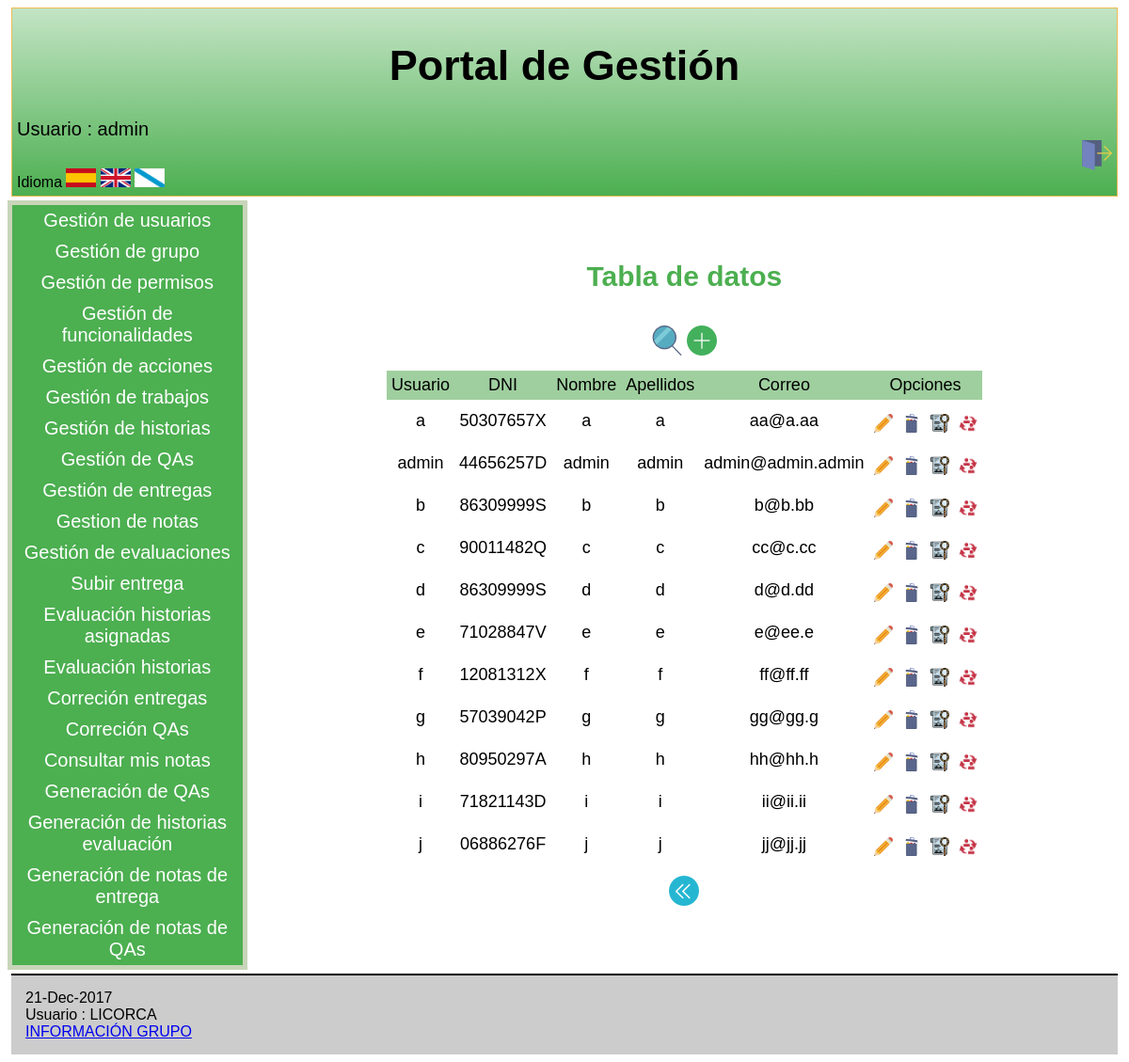
/Controllers/USUARIO_CONTROLLER.php (signed in), run on the app's committed database.
### tables this page shows
CREATE TABLE `USUARIO` (
  `login` varchar(9) NOT NULL,
  `password` varchar(128) NOT NULL,
  `DNI` varchar(9) NOT NULL,
  `Nombre` varchar(30) NOT NULL,
  `Apellidos` varchar(50) NOT NULL,
  `Correo` varchar(40) NOT NULL,
  `Direccion` varchar(60) NOT NULL,
  `Telefono` varchar(11) NOT NULL
  );

### Controllers/USUARIO_CONTROLLER.php (called while the page is built, shortened)
<?php
include '../Models/USUARIO_MODEL.php';
include '../Views/USUARIO/USUARIO_SHOWALL_View.php';
switch ( $_REQUEST[ 'action' ] ) {
	default:
		$USER = new USU_GRUPO(  $_SESSION[ 'login' ],'');
		$ADMIN = $USER->comprobarAdmin();
			if($ADMIN == true){
				if ( !$_POST ) {
			$USUARIO = new USUARIO_MODEL( '', '', '', '', '', '', '', '');
		} else {
			$USUARIO = get_data_form();
		}
		$datos = $USUARIO->SEARCH();
		$lista = array( 'login','DNI','Nombre','Apellidos','Correo');
		$PERMISO = $USER->comprobarPermisos();
		new USUARIO_SHOWALL( $lista, $datos, $PERMISO,true);
			}
}
?>

### Models/USUARIO_MODEL.php (called while the page is built, shortened)
<?php
class USUARIO_MODEL{
	var $login;
    var $password;
	var $DNI;
	var $Nombre;
	var $Apellidos;
    var $Correo;
    var $Direccion;
	var $Telefono;
	var $mysqli;
	function __construct($login,$password,$DNI,$Nombre,$Apellidos,$Correo,$Direccion,$Telefono) {
		$this->login = $login;
        $this->password=$password;
		$this->DNI = $DNI;
		$this->Nombre = $Nombre;
		$this->Apellidos = $Apellidos;
        $this->Correo = $Correo;
        $this->Direccion=$Direccion;
		$this->Telefono = $Telefono;
		include_once '../Functions/BdAdmin.php';
		$this->mysqli = ConectarBD();
	}
	function SEARCH() {
		$sql = "select  login,
                    password,
					DNI,
					Nombre,
					Apellidos,
                    Correo,
                    Direccion,
					Telefono
       			from USUARIO
    			where
    				(
					(BINARY login LIKE '%$this->login%') &&
                    (BINARY password LIKE '%$this->password%') &&
    				(BINARY DNI LIKE '%$this->DNI%') &&
					(BINARY Nombre LIKE '%$this->Nombre%') &&
	 				(BINARY Apellidos LIKE '%$this->Apellidos%') &&
                    (BINARY Correo LIKE '%$this->Correo%') &&
                    (BINARY Direccion LIKE '%$this->Direccion%') &&
	 				(BINARY Telefono LIKE '%$this->Telefono%')
    				)";
		if ( !( $resultado = $this->mysqli->query( $sql ) ) ) {
			return 'Error en la consulta sobre la base de datos';
		} else {
			return $resultado;
		}
	}
}
?>

### Functions/BdAdmin.php (called while the page is built, shortened)
<?php
function ConectarBD()
	{
	    $mysqli = new mysqli("localhost", "userET3", "passET3", "IUET32017");
		return $mysqli;
	}
?>

### Views/USUARIO/USUARIO_SHOWALL_View.php (the view, shortened to what this page needs)
<?php
class USUARIO_SHOWALL {
	function __construct( $lista, $datos, $PERMISO, $admin) {
		$this->lista = $lista;
		$this->datos = $datos;
		$this->PERMISO = $PERMISO;
		$this->admin = $admin;
		$this->render($this->lista,$this->datos,$this->PERMISO,$this->admin);
	}
	function render($lista,$datos,$PERMISO,$admin){
		$this->datos = $datos;
$ADD=false;
$EDIT=false;
$SEARCH=false;
$DELETE=false;
$SHOW=false;
$ASIGN=false;
	if($admin==true){
			    $ADD=true;
			    $DELETE=true;
			    $EDIT=true;
			    $SEARCH=true;
			    $SHOW=true;
			    $ASIGN=true;
	}
	include '../Views/Header.php';
?>
		<div class="seccion">
			<h2>
				<?php echo $strings['Tabla de datos'];?>
			</h2>
			<table>
				<caption style="margin-bottom:10px;">
					<form action='../Controllers/USUARIO_CONTROLLER.php'>
<?php if($SEARCH==true){  ?>
						<button type="submit" name="action" value="SEARCH"><img src="../Views/icon/buscar.png" alt="BUSCAR" /></button>
<?php }
		if($ADD==true){  ?>
						<button type="submit" name="action" value="ADD"><img src="../Views/icon/añadir.png" alt="AÑADIR" /></button>
<?php } ?>
					</form>
				</caption>
				<tr>
<?php
					foreach ( $lista as $atributo ) {
?>
					<th>
						<?php echo $strings[$atributo]?>
					</th>
<?php
					}
		if($EDIT==true || $SHOW==true || $DELETE==true || $ASIGN==true){
?>
					<th colspan="4" >
						<?php echo $strings['Opciones']?>
					</th>
<?php } ?>
				</tr>
<?php
				while ( $fila = mysqli_fetch_array( $this->datos ) ) {
?>
				<tr>
<?php
					foreach ( $lista as $atributo ) {
?>
					<td>
<?php
							echo $fila[ $atributo ];
?>
					</td>
<?php
					}
?>
					<td>
						<form action="../Controllers/USUARIO_CONTROLLER.php" method="get" style="display:inline" >
							<?php if($EDIT==true){ ?>
								<button type="submit" name="action" value="EDIT" ><img src="../Views/icon/modificar.png" alt="<?php echo $strings['Modificar']?>" width="20" height="20" /></button>
						    <?php } ?>
					<td>
							<?php if($DELETE==true){ ?>
								<button type="submit" name="action" value="DELETE" ><img src="../Views/icon/eliminar.png" alt="<?php echo $strings['Eliminar']?>" width="20" height="20" /></button>
							<?php } ?>
					<td>
							<?php if($SHOW==true){ ?>
								<button type="submit" name="action" value="SHOWCURRENT" ><img src="../Views/icon/verDetalles.png" alt="<?php echo $strings['Ver en detalle']?>" width="20" height="20"/></button>
							<?php } ?>
						</form>
				    <td>
							<?php if($ASIGN==true){ ?>
						<form action="../Controllers/USU_GRUPO_CONTROLLER.php" method="get" style="display:inline" >
							<button type="submit" ><img src="../Views/icon/cambioGrupo.png" width="20" height="20"/></button>
						</form>
							<?php } ?>
				</tr>
<?php
				}
?>
			</table>
			<form action='../Controllers/USUARIO_CONTROLLER.php' method="post">
				<button type="submit"><img src="../Views/icon/atras.png" alt="<?php echo $strings['Atras']?>" /></button>
			</form>
		</div>
<?php
		include '../Views/Footer.php';
		}
		}
?>

### Views/css/estilos.css (style rules this page uses)
body { font-family: Arial; background: white; }
h2 { text-align:center; font-size: 30px; color: #4CAF50; }
table { padding:1px; margin-top:0px; border-spacing:0px; font-family: Arial; font-size: 20px; border: 0px solid #000; margin: 0 auto ; text-align: left; }
th,td { padding: 5px; text-align: center; font-size: 18px; border: 0px solid #000; }
th { background-color: #9fcf9f; font-weight:normal; border: 0px solid #000; }
.seccion { padding:10px; padding-bottom: 30px; margin: 20px; text-align:center; }
button { background-color:white; border: none; margin-top: 10px; padding:0px; }

### data on the page
usuario: login "a", DNI "50307657X", Nombre "a", Apellidos "a", Correo "aa@a.aa"
usuario: login "admin", DNI "44656257D", Nombre "admin", Apellidos "admin", Correo "admin@admin.admin"
usuario: login "b", DNI "86309999S", Nombre "b", Apellidos "b", Correo "b@b.bb"
usuario: login "c", DNI "90011482Q", Nombre "c", Apellidos "c", Correo "cc@c.cc"
usuario: login "d", DNI "86309999S", Nombre "d", Apellidos "d", Correo "d@d.dd"
usuario: login "e", DNI "71028847V", Nombre "e", Apellidos "e", Correo "e@ee.e"
usuario: login "f", DNI "12081312X", Nombre "f", Apellidos "f", Correo "ff@ff.ff"
usuario: login "g", DNI "57039042P", Nombre "g", Apellidos "g", Correo "gg@gg.g"
usuario: login "h", DNI "80950297A", Nombre "h", Apellidos "h", Correo "hh@hh.h"
usuario: login "i", DNI "71821143D", Nombre "i", Apellidos "i", Correo "ii@ii.ii"
usuario: login "j", DNI "06886276F", Nombre "j", Apellidos "j", Correo "jj@jj.jj"

### other printed values
$strings['Portal de Gestión'] "Portal de Gestión"
$strings['Usuario'] "Usuario"
$_SESSION['login'] "admin"
$strings['idioma'] "Idioma"
$strings['Gestion de usuarios'] "Gestión de usuarios"
$strings['Gestion de grupo'] "Gestión de grupo"
$strings['Gestión de permisos'] "Gestión de permisos"
$strings['Gestion de funcionalidades'] "Gestión de funcionalidades"
$strings['Gestion de acciones'] "Gestión de acciones"
$strings['Gestion de trabajos'] "Gestión de trabajos"
$strings['Gestion de historias'] "Gestión de historias"
$strings['Gestión de QAs'] "Gestión de QAs"
$strings['Gestion de entregas'] "Gestión de entregas"
$strings['Gestion de notas'] "Gestion de notas"
$strings['Gestion de evaluaciones'] "Gestión de evaluaciones"
